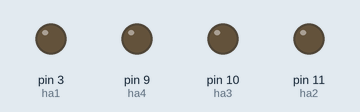
Recording of a sketch running on a simulated Arduino Uno, built with avr-gcc and run on an emulated ATmega328P. Parts: output pins drawn as LEDs (lit = HIGH).

Above: at 0.1 s.
At 6.35 s:
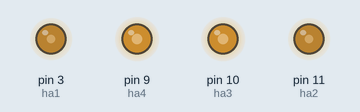
At 9.35 s:
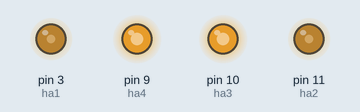
At 12.5 s:
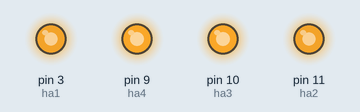
Timing chart, 0 to 14.0 s (numbered marks = the images above):
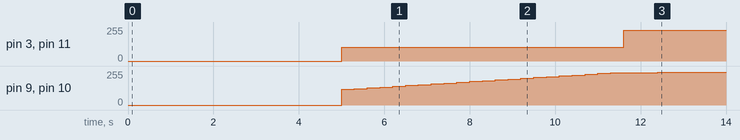

Measured:
- by itself, pin 3 (ha1), pin 11 (ha2): 0/255 → 102/255 at 5.0 s, → 229/255 6.6 s later
- by itself, pin 9 (ha4), pin 10 (ha3): moves from 0/255 to 244/255 over 7.4 s

The sketch:

all_test.ino
```cpp
#include <Servo.h>

#define MIN_PULSE_LENGTH 1000 // Minimum pulse length in µs
#define MAX_PULSE_LENGTH 2000 // Maximum pulse length in µs

int ha1 = 3;
int ha2 = 11;
int ha3 = 10;
int ha4 = 9;
Servo motA, motB;

int dty_to_analg(int dty) {
  int x = int((dty / 100.0) * 255.0);
  return x;
}

void set_all_nosnails(int x) {
  analogWrite(ha1, x);
  analogWrite(ha2, x);
}

void set_all_snails(int x) {
  //motA.writeMicroseconds(x);
  //motB.writeMicroseconds(x);
  analogWrite(ha3, x+15);
  analogWrite(ha4, x+15);
}

void set_all_hals(int x) {
  analogWrite(ha1, x);
  analogWrite(ha2, x);
  delay(800);
  analogWrite(ha3, x+15);
  analogWrite(ha4, x+15);
}

void setup() {
  // put your setup code here, to run once:
  Serial.begin(9600);
  /*
  motA.attach(10, MIN_PULSE_LENGTH, MAX_PULSE_LENGTH);
  motB.attach(9, MIN_PULSE_LENGTH, MAX_PULSE_LENGTH);
  */
  int x = dty_to_analg(40);
  int y = dty_to_analg(90);
  /*
  int calib = dty_to_analg(100);
  Serial.print("calib port 10 (yellow)...\n");
  motA.writeMicroseconds(MAX_PULSE_LENGTH);
  delay(5000);
  Serial.print("going null...\n");
  motA.writeMicroseconds(MIN_PULSE_LENGTH);
  delay(3000);
  Serial.print("calib port 9 (green)...\n");
  motB.writeMicroseconds(MAX_PULSE_LENGTH);
  delay(5000);
  Serial.print("going null...\n");
  motB.writeMicroseconds(MIN_PULSE_LENGTH);
  Serial.print("8 more until we start...\n");
  */
  delay(5000);


  set_all_nosnails(x);
  /*
  for(int a = 1000; a <= 1600 ; a += 10){
    set_all_snails(a);
    delay(200);
  }
  */
  for(int a = x; a <= y; a += 6){
    set_all_snails(a);
    delay(300);
  }

  set_all_hals(y);
  delay(60000);
  set_all_hals(0);
  Serial.print("end\n");
}

void loop() {
  // put your main code here, to run repeatedly:

}
```
